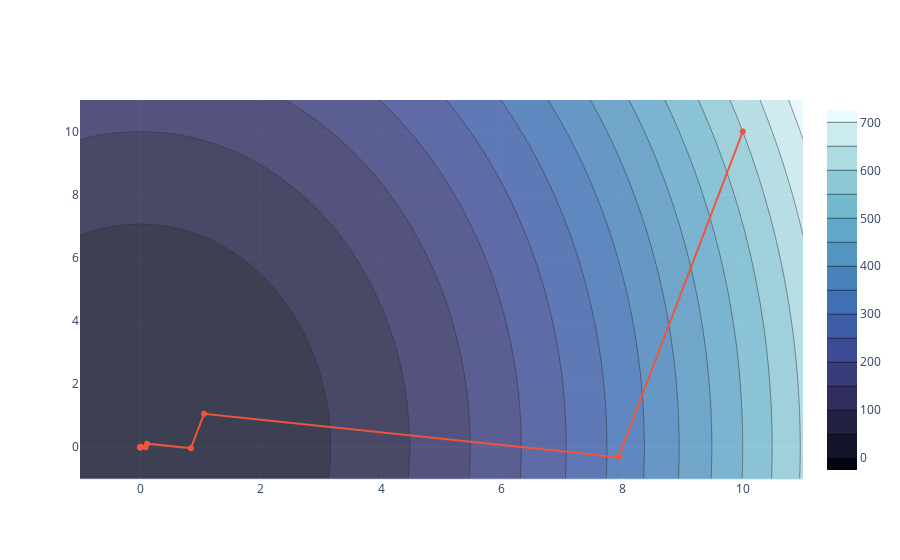

Notebook cell for this chart:
### Code cell
fig.add_scatter(x=contour_data.x, y=contour_data.y, name='Gradient')
